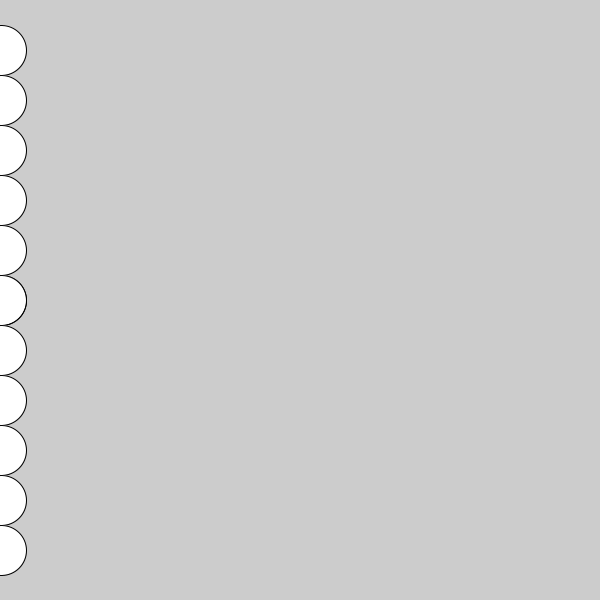
Frame 1 (no input)
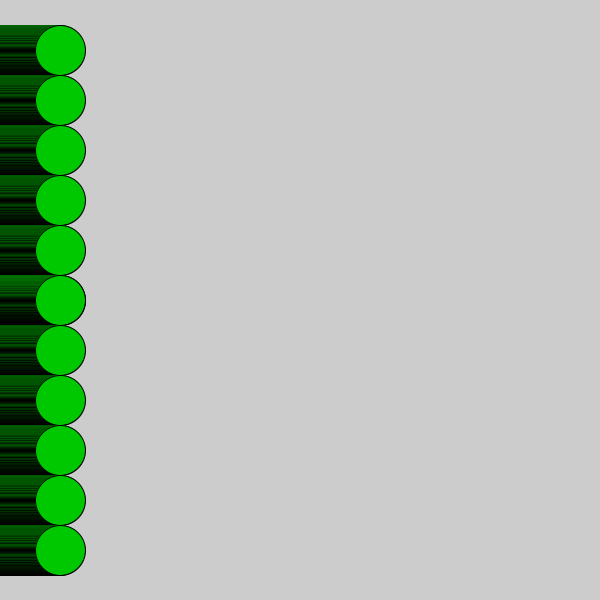
Frame 60 (the mouse pressed at the canvas centre just before this capture)
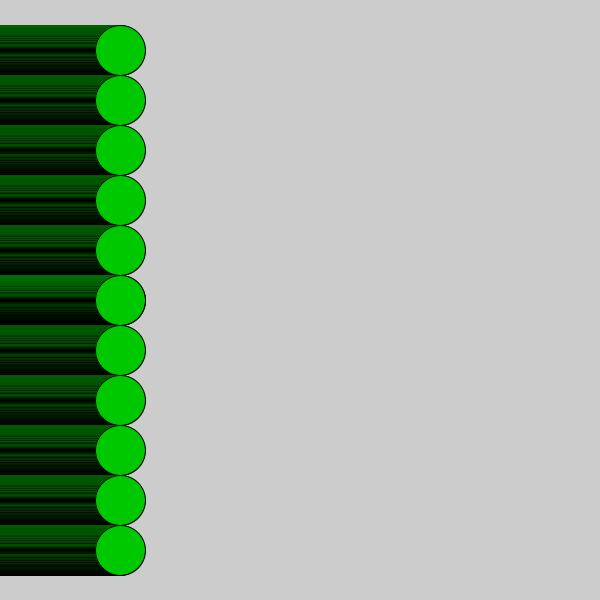
Frame 120 (the mouse held since frame 60 and released just before this capture)

The Processing sketch that drew these frames (run headless with seeded random() and noise(); from frame 60 on, the mouse is pressed at the canvas centre):

// Processing sketch: processing_28352
// ── processing_28352.pde

int C = 0;
int M = 300;
int G = 0;
int j;


void setup() 
{
  size (600,600);
  smooth();
 }


void draw() 
{
  


  M = M + 50;
  C = C + 1;
  G = G +1 ;
  stroke (0);
  ellipse (C,50,50,50);
  ellipse (C,100,50,50);
  ellipse (C,150,50,50);
  ellipse (C,200,50,50);
  ellipse (C,250,50,50);
  ellipse (C,300,50,50);  
  ellipse (G,300,50,50);
   ellipse (C,350,50,50);
    ellipse (C,400,50,50);
     ellipse (C,450,50,50); 
      ellipse (C,500,50,50);
       ellipse (C,550,50,50);
  if ( C > 650) { C = -50;}
  if (C < 200) { fill (0,200,0);}
  else if ( C > 200 ) { fill (255);}
  if ( C > 450 ) { fill (255,0,0);}
  
  

}
